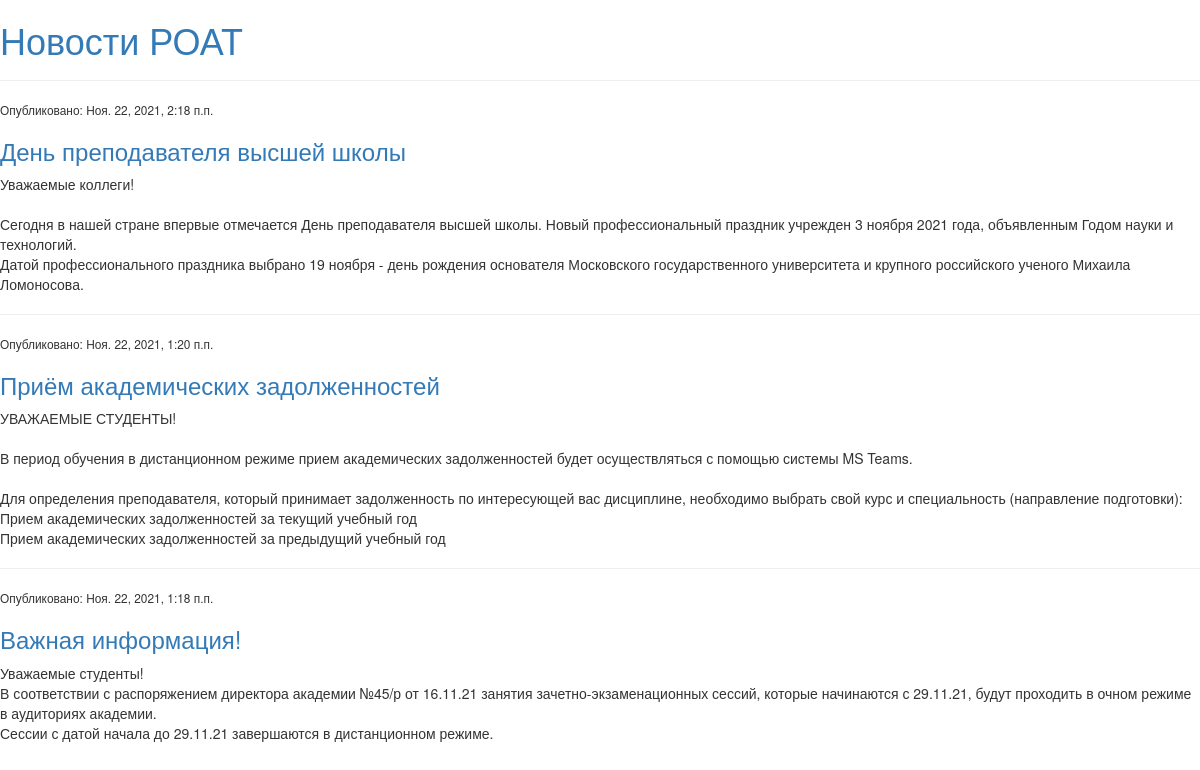
The page / on the database its author committed.
### news/models.py (models this page shows, shortened)
class Post(models.Model):
    author = models.ForeignKey(settings.AUTH_USER_MODEL, on_delete=models.CASCADE)
    title = models.CharField(max_length=200)
    text = models.TextField()
    created_date = models.DateTimeField(default=timezone.now)
    published_date = models.DateTimeField(blank=True, null=True)

### news/views.py (the view)
# urls.py: path('', views.post_list, name='post_list'),
def post_list(request):
    posts = Post.objects.filter(published_date__lte=timezone.now()).order_by('-published_date')
    return render(request, 'news/post_list.html', {'posts':posts})

### news/templates/news/post_list.html (shortened to what this page needs)
<html>
    <head>
        <link rel="stylesheet" href="//maxcdn.bootstrapcdn.com/bootstrap/3.2.0/css/bootstrap.min.css">
        <link rel="stylesheet" href="//maxcdn.bootstrapcdn.com/bootstrap/3.2.0/css/bootstrap-theme.min.css">
    </head>
    <body>
        <div>
            <h1><a href="/">Новости РОАТ</a></h1>
        </div>
        {% for post in posts %}
            <div>
                <hr>
                <small>Опубликовано: {{ post.published_date }}</small>
                <h3><a href="">{{ post.title }}</a></h3>
                <p>{{ post.text|linebreaksbr }}</p>
            </div>
        {% endfor %}
    </body>
</html>

### rows shown on the page
Post: published_date "Ноя. 22, 2021, 2:18 п.п.", title "День преподавателя высшей школы", text "Уважаемые коллеги! Сегодня в нашей стране впервые отмечается День преподавателя высшей школы. Новый профессиональный праздник учрежден 3 ноября 2021 года, объявленным Годом науки и технологий. Датой профессионального праздника выбрано 19 ноября - день рождения основателя Московского государственного университета и крупного российского ученого Михаила Ломоносова."
Post: published_date "Ноя. 22, 2021, 1:20 п.п.", title "Приём академических задолженностей", text "УВАЖАЕМЫЕ СТУДЕНТЫ! В период обучения в дистанционном режиме прием академических задолженностей будет осуществляться с помощью системы MS Teams. Для определения преподавателя, который принимает задолженность по интересующей вас дисциплине, необходимо выбрать свой курс и специальность (направление подготовки): Прием академических задолженностей за текущий учебный год Прием академических задолженностей за предыдущий учебный год"
Post: published_date "Ноя. 22, 2021, 1:18 п.п.", title "Важная информация!", text "Уважаемые студенты! В соответствии с распоряжением директора академии №45/р от 16.11.21 занятия зачетно-экзаменационных сессий, которые начинаются с 29.11.21, будут проходить в очном режиме в аудиториях академии. Сессии с датой начала до 29.11.21 завершаются в дистанционном режиме."
